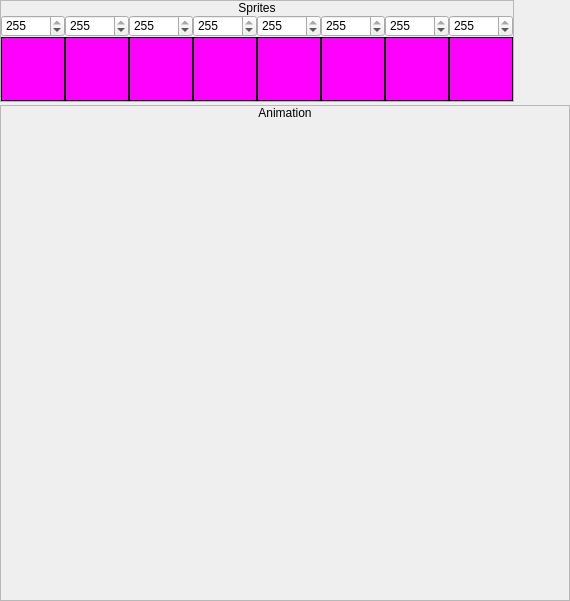
           <widget class="QWidget" name="widget_10" native="true">
            <layout class="QVBoxLayout" name="verticalLayout_5">
             <property name="spacing">
              <number>3</number>
             </property>
             <property name="leftMargin">
              <number>0</number>
             </property>
             <property name="topMargin">
              <number>0</number>
             </property>
             <property name="rightMargin">
              <number>0</number>
             </property>
             <property name="bottomMargin">
              <number>0</number>
             </property>
             <item>
              <widget class="QFrame" name="frmSprites">
               <property name="sizePolicy">
                <sizepolicy hsizetype="Fixed" vsizetype="Fixed">
                 <horstretch>0</horstretch>
                 <verstretch>0</verstretch>
                </sizepolicy>
               </property>
               <property name="frameShape">
                <enum>QFrame::StyledPanel</enum>
               </property>
               <property name="frameShadow">
                <enum>QFrame::Raised</enum>
               </property>
               <layout class="QVBoxLayout" name="verticalLayout_12">
                <property name="spacing">
                 <number>0</number>
                </property>
                <property name="leftMargin">
                 <number>0</number>
                </property>
                <property name="topMargin">
                 <number>0</number>
                </property>
                <property name="rightMargin">
                 <number>0</number>
                </property>
                <property name="bottomMargin">
                 <number>0</number>
                </property>
                <item>
                 <widget class="QLabel" name="label_9">
                  <property name="sizePolicy">
                   <sizepolicy hsizetype="Preferred" vsizetype="Fixed">
                    <horstretch>0</horstretch>
                    <verstretch>0</verstretch>
                   </sizepolicy>
                  </property>
                  <property name="text">
                   <string>Sprites</string>
                  </property>
                  <property name="alignment">
                   <set>Qt::AlignCenter</set>
                  </property>
                 </widget>
                </item>
                <item>
                 <widget class="QWidget" name="wSprites" native="true">
                  <property name="styleSheet">
                   <string notr="true">QLabel
{
	background-color: rgb(255, 0, 255);
	border: 1px solid black;
}</string>
                  </property>
                  <layout class="QGridLayout" name="gridLayout">
                   <property name="leftMargin">
                    <number>0</number>
                   </property>
                   <property name="topMargin">
                    <number>0</number>
                   </property>
                   <property name="rightMargin">
                    <number>0</number>
                   </property>
                   <property name="bottomMargin">
                    <number>0</number>
                   </property>
                   <property name="spacing">
                    <number>0</number>
                   </property>
                   <item row="0" column="7">
                    <widget class="QSpinBox" name="numSprite6">
                     <property name="maximum">
                      <number>255</number>
                     </property>
                     <property name="value">
                      <number>255</number>
                     </property>
                    </widget>
                   </item>
                   <item row="0" column="0">
                    <widget class="QSpinBox" name="numSprite0">
                     <property name="maximum">
                      <number>255</number>
                     </property>
                     <property name="value">
                      <number>255</number>
                     </property>
                    </widget>
                   </item>
                   <item row="0" column="4">
                    <widget class="QSpinBox" name="numSprite3">
                     <property name="maximum">
                      <number>255</number>
                     </property>
                     <property name="value">
                      <number>255</number>
                     </property>
                    </widget>
                   </item>
                   <item row="0" column="8">
                    <widget class="QSpinBox" name="numSprite7">
                     <property name="maximum">
                      <number>255</number>
                     </property>
                     <property name="value">
                      <number>255</number>
                     </property>
                    </widget>
                   </item>
                   <item row="0" column="5">
                    <widget class="QSpinBox" name="numSprite4">
                     <property name="maximum">
                      <number>255</number>
                     </property>
                     <property name="value">
                      <number>255</number>
                     </property>
                    </widget>
                   </item>
                   <item row="1" column="0">
                    <widget class="QLabel" name="lblSprite0">
                     <property name="minimumSize">
                      <size>
                       <width>64</width>
                       <height>64</height>
                      </size>
                     </property>
                     <property name="maximumSize">
                      <size>
                       <width>64</width>
                       <height>64</height>
                      </size>
                     </property>
                     <property name="text">
                      <string/>
                     </property>
                    </widget>
                   </item>
                   <item row="1" column="7">
                    <widget class="QLabel" name="lblSprite6">
                     <property name="minimumSize">
                      <size>
                       <width>64</width>
                       <height>64</height>
                      </size>
                     </property>
                     <property name="maximumSize">
                      <size>
                       <width>64</width>
                       <height>64</height>
                      </size>
                     </property>
                     <property name="text">
                      <string/>
                     </property>
                    </widget>
                   </item>
                   <item row="1" column="3">
                    <widget class="QLabel" name="lblSprite2">
                     <property name="minimumSize">
                      <size>
                       <width>64</width>
                       <height>64</height>
                      </size>
                     </property>
                     <property name="maximumSize">
                      <size>
                       <width>64</width>
                       <height>64</height>
                      </size>
                     </property>
                     <property name="text">
                      <string/>
                     </property>
                    </widget>
                   </item>
                   <item row="1" column="8">
                    <widget class="QLabel" name="lblSprite7">
                     <property name="minimumSize">
                      <size>
                       <width>64</width>
                       <height>64</height>
                      </size>
                     </property>
                     <property name="maximumSize">
                      <size>
                       <width>64</width>
                       <height>64</height>
                      </size>
                     </property>
                     <property name="text">
                      <string/>
                     </property>
                    </widget>
                   </item>
                   <item row="0" column="3">
                    <widget class="QSpinBox" name="numSprite2">
                     <property name="maximum">
                      <number>255</number>
                     </property>
                     <property name="value">
                      <number>255</number>
                     </property>
                    </widget>
                   </item>
                   <item row="1" column="5">
                    <widget class="QLabel" name="lblSprite4">
                     <property name="minimumSize">
                      <size>
                       <width>64</width>
                       <height>64</height>
                      </size>
                     </property>
                     <property name="maximumSize">
                      <size>
                       <width>64</width>
                       <height>64</height>
                      </size>
                     </property>
                     <property name="text">
                      <string/>
                     </property>
                    </widget>
                   </item>
                   <item row="1" column="2">
                    <widget class="QLabel" name="lblSprite1">
                     <property name="minimumSize">
                      <size>
                       <width>64</width>
                       <height>64</height>
                      </size>
                     </property>
                     <property name="maximumSize">
                      <size>
                       <width>64</width>
                       <height>64</height>
                      </size>
                     </property>
                     <property name="text">
                      <string/>
                     </property>
                    </widget>
                   </item>
                   <item row="1" column="4">
                    <widget class="QLabel" name="lblSprite3">
                     <property name="minimumSize">
                      <size>
                       <width>64</width>
                       <height>64</height>
                      </size>
                     </property>
                     <property name="maximumSize">
                      <size>
                       <width>64</width>
                       <height>64</height>
                      </size>
                     </property>
                     <property name="text">
                      <string/>
                     </property>
                    </widget>
                   </item>
                   <item row="0" column="2">
                    <widget class="QSpinBox" name="numSprite1">
                     <property name="maximum">
                      <number>255</number>
                     </property>
                     <property name="value">
                      <number>255</number>
                     </property>
                    </widget>
                   </item>
                   <item row="0" column="6">
                    <widget class="QSpinBox" name="numSprite5">
                     <property name="maximum">
                      <number>255</number>
                     </property>
                     <property name="value">
                      <number>255</number>
                     </property>
                    </widget>
                   </item>
                   <item row="1" column="6">
                    <widget class="QLabel" name="lblSprite5">
                     <property name="minimumSize">
                      <size>
                       <width>64</width>
                       <height>64</height>
                      </size>
                     </property>
                     <property name="maximumSize">
                      <size>
                       <width>64</width>
                       <height>64</height>
                      </size>
                     </property>
                     <property name="text">
                      <string/>
                     </property>
                    </widget>
                   </item>
                  </layout>
                 </widget>
                </item>
               </layout>
              </widget>
             </item>
             <item>
              <widget class="QFrame" name="frame">
               <property name="sizePolicy">
                <sizepolicy hsizetype="Fixed" vsizetype="Fixed">
                 <horstretch>0</horstretch>
                 <verstretch>0</verstretch>
                </sizepolicy>
               </property>
               <property name="frameShape">
                <enum>QFrame::StyledPanel</enum>
               </property>
               <property name="frameShadow">
                <enum>QFrame::Raised</enum>
               </property>
               <layout class="QVBoxLayout" name="verticalLayout_6">
                <property name="spacing">
                 <number>0</number>
                </property>
                <property name="leftMargin">
                 <number>0</number>
                </property>
                <property name="topMargin">
                 <number>0</number>
                </property>
                <property name="rightMargin">
                 <number>0</number>
                </property>
                <property name="bottomMargin">
                 <number>0</number>
                </property>
                <item>
                 <widget class="QLabel" name="label_3">
                  <property name="sizePolicy">
                   <sizepolicy hsizetype="Preferred" vsizetype="Fixed">
                    <horstretch>0</horstretch>
                    <verstretch>0</verstretch>
                   </sizepolicy>
                  </property>
                  <property name="text">
                   <string>Animation</string>
                  </property>
                  <property name="alignment">
                   <set>Qt::AlignCenter</set>
                  </property>
                 </widget>
                </item>
                <item>
                 <widget class="QWidget" name="widget_5" native="true">
                  <layout class="QHBoxLayout" name="horizontalLayout_5">
                   <property name="spacing">
                    <number>0</number>
                   </property>
                   <property name="leftMargin">
                    <number>0</number>
                   </property>
                   <property name="topMargin">
                    <number>0</number>
                   </property>
                   <property name="rightMargin">
                    <number>0</number>
                   </property>
                   <property name="bottomMargin">
                    <number>0</number>
                   </property>
                   <item>
                    <widget class="ImageView" name="imgBattleAnimation">
                     <property name="minimumSize">
                      <size>
                       <width>568</width>
                       <height>480</height>
                      </size>
                     </property>
                     <property name="maximumSize">
                      <size>
                       <width>568</width>
                       <height>480</height>
                      </size>
                     </property>
                     <property name="text">
                      <string/>
                     </property>
                    </widget>
                   </item>
                  </layout>
                 </widget>
                </item>
               </layout>
              </widget>
             </item>
            </layout>
           </widget>
